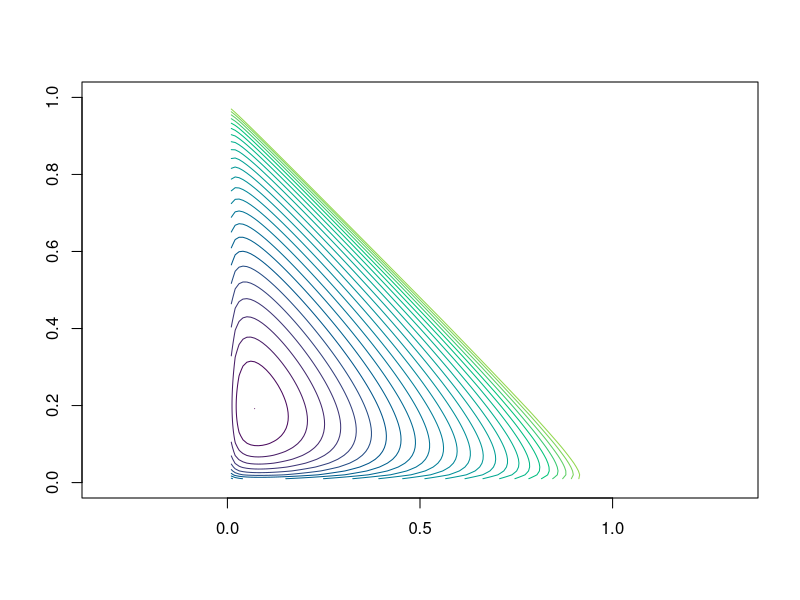
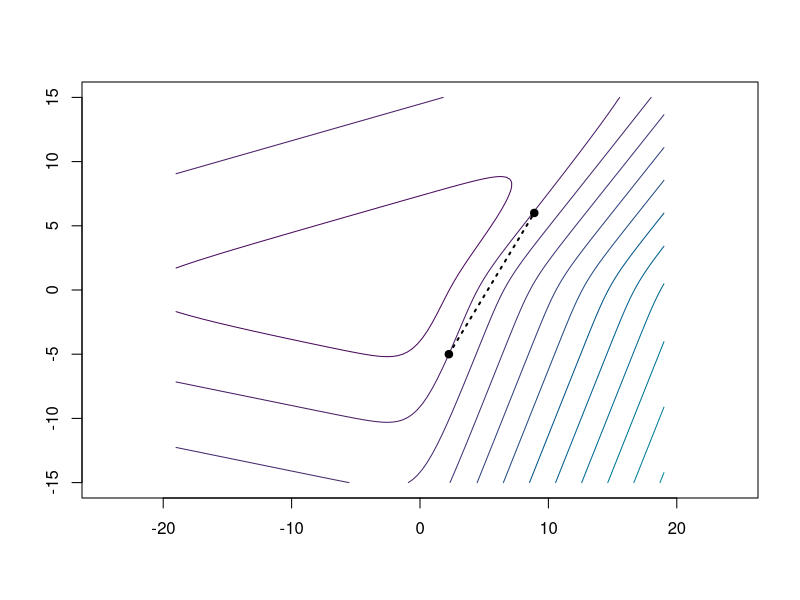
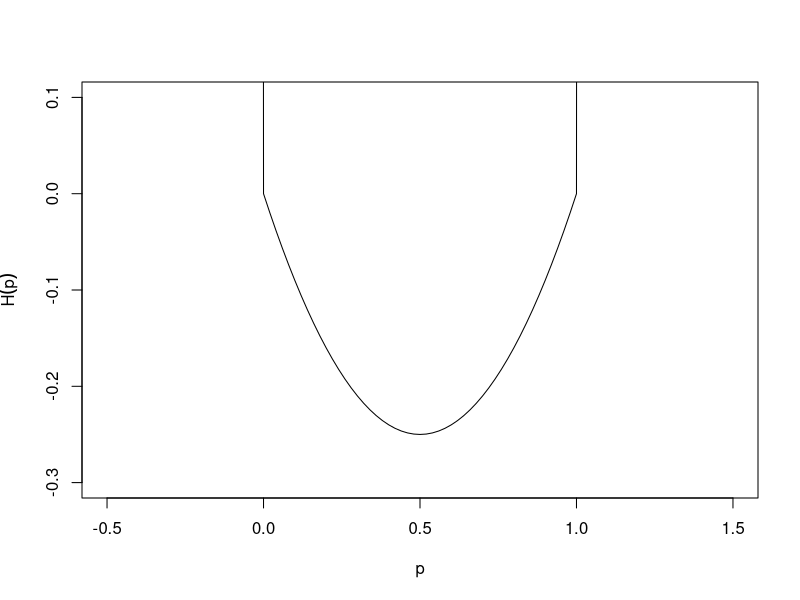

Write R code to recreate these figures, in order. (Note: this script raises an error after producing the figures.)
## ---- chunk 1
#| label: setup
#| include: false

error_hook <- knitr::knit_hooks$get("error")
knitr::knit_hooks$set(
  error = function(x, options) {
    n <- options$linewidth
    if (!is.null(n)) {
      x <- knitr:::split_lines(x)
      if (any(nchar(x) > n)) {
        x <- strwrap(x, width = n)
      }
      x <- paste(x, collapse = "\n\t")
    }
    error_hook(x, options)
  }
)

library(patchwork)

old_options <- options(digits = 4)
## ---- chunk 2
#| label: moth_likelihood2
#| echo: false

M <- function(y, group) as.vector(tapply(y, group, sum))

mult_likelihood <- function(x, group, prob, constraint = function(par) TRUE) {
  function(par) {
    pr <- prob(par)
    if (!constraint(par) || any(pr > 1) || any(pr < 0)) {
      return(Inf)
    }
    -sum(x * log(M(pr, group)))
  }
}

prob <- function(p) {
  p[3] <- 1 - p[1] - p[2]
  c(p[1]^2, 2 * p[1] * p[2], 2 * p[1] * p[3], p[2]^2, 2 * p[2] * p[3], p[3]^2)
}

constraint <- function(par) {
  par[1] <= 1 &&
    par[1] >= 0 &&
    par[2] <= 1 &&
    par[2] >= 0 &&
    1 - par[1] - par[2] >= 0
}

loglik <- mult_likelihood(
  x = c(85, 196, 341),
  group = c(1, 1, 1, 2, 2, 3),
  prob = prob,
  constraint = constraint
)

moth_optim <- optim(c(0.3, 0.3), loglik)
## ---- chunk 3
#| label: likelihood
#| echo: false

neg_loglik_pep <- function(par, x) {
  pC <- par[1]
  pI <- par[2]
  pT <- 1 - pC - pI

  if (pC > 1 || pC < 0 || pI > 1 || pI < 0 || pT < 0) {
    return(Inf)
  }

  p_dar <- pC^2 + 2 * pC * pI + 2 * pC * pT
  p_mot <- pI^2 + 2 * pI * pT
  p_lig <- pT^2

  -(x[1] * log(p_dar) + x[2] * log(p_mot) + x[3] * log(p_lig))
}
## ---- chunk 4
#| label: surface
#| echo: false
#| fig-width: 3.9
#| fig-height: 3.9
#| fig-cap: "Contour plot of the negative log-likelihood for the peppered moths
#|   example."
#| warning: false

n <- 100

pC <- seq(0, 1, length.out = n)
pI <- seq(0, 1, length.out = n)
z <- matrix(NA, n, n)

x <- c(85, 196, 341)

for (i in seq_len(n)) {
  for (j in seq_len(n)) {
    z[i, j] <- neg_loglik_pep(c(pC[i], pI[j]), x)
  }
}
pal <- function(n) hcl.colors(n, "viridis", rev = FALSE)

min_z <- min(z)

levels <- exp(seq(log(min_z), log(3000), length.out = 25))

contour(pC, pI, z, levels = levels, col = pal(30), asp = 1, drawlabels = FALSE)
## ---- chunk 5
#| echo: false
#| warning: false
#| fig-height: 3

other_negloglik <- function(theta, x) {
  theta <- c(theta, 0)

  pC <- exp(theta[1]) / sum(exp(theta))
  pI <- exp(theta[2]) / sum(exp(theta))
  pT <- 1 / sum(exp(theta))

  p_dark <- pC * (pC + 2 * pI + 2 * pT)
  p_mottled <- pI * (pI + 2 * pT)
  p_light <- pT^2

  -(x[1] * log(p_dark) + x[2] * log(p_mottled) + x[3] * log(p_light))
}

n <- 100

theta1 <- seq(-19, 19, length.out = n)
theta2 <- seq(-15, 15, length.out = n)
z <- matrix(NA, n, n)

x <- c(40, 196, 50)

for (i in seq_len(n)) {
  for (j in seq_len(n)) {
    z[i, j] <- other_negloglik(c(theta1[i], theta2[j]), x)
  }
}
pal <- function(n) hcl.colors(n, "viridis", rev = FALSE)

min_z <- min(z)

contour(theta1, theta2, z, col = pal(30), asp = 1, drawlabels = FALSE)
x1 <- c(2.25, 8.9)
x2 <- c(-5, 6)
points(x1, x2, pch = 19)
lines(x1, x2, lty = "dotted", lwd = 2)
## ---- chunk 6
#| echo: false
#| fig-height: 3.4
#| fig-cap: Extended-value extension of a simple function.

p <- seq(-0.5, 1.5, length.out = 101)
f <- function(p) ifelse(p < 0 | p > 1, 10, p * (p - 1))
plot(
  p,
  f(p),
  type = "l",
  ylim = c(-0.3, 0.1),
  xlab = "p",
  ylab = expression(tilde(H)(p))
)
## ---- chunk 7
#| label: likelihood-again
#| ref-label: likelihood
## ---- chunk 8
#| label: optim-ex

obj <- function(x) (x[1] - 1)^2 + (x[2] - 2.5)^2
optim(c(0, 0), obj, method = "BFGS")
## ---- chunk 9
#| label: moth-optim-NM

x <- c(85, 196, 341)
x0 <- c(1 / 3, 1 / 3)
optim(x0, neg_loglik_pep, x = x)
## ---- chunk 10
#| label: moth-error
#| error: true

optim(c(0, 0), neg_loglik_pep, x = x)
## ---- chunk 11
#| echo: false
#| include: false

f <- function(x1, x2) ((x1 - 2)^2 + (x2 - 1)^2)

g <- function(x1, x2) x1 - 1

log_barrier <- function(x1, x2) {
  out <- -(log(-g(x1, x2)))
  out[!is.finite(out)] <- Inf
  out[is.nan(out)] <- Inf
  out
}

x1_grid <- seq(-1.5, 1.2, length.out = 101)
x2_grid <- seq(-0.5, 2.5, length.out = 101)
z1 <- outer(x1_grid, x2_grid, f)
z2 <- outer(x1_grid, x2_grid, log_barrier)

plot_barrier <- function(t) {
  z <- t * z1 + z2
  min_z <- min(z, na.rm = TRUE)
  levels <- exp(seq(log(min_z), log(20 + min_z), length.out = 25))
  cols <- hcl.colors(30, "viridis", rev = FALSE)
  argmin <- which(z == min_z, arr.ind = TRUE)
  contour(
    x1_grid,
    x2_grid,
    z,
    levels = levels,
    drawlabels = FALSE,
    col = cols,
    asp = 1,
    xlab = expression(theta[1]),
    ylab = expression(theta[2])
  )
  abline(v = 1, lty = "dashed", col = "black", lwd = 2)
  points(
    x1_grid[argmin[1, 1]],
    x2_grid[argmin[1, 2]],
    pch = 4,
    col = "darkorange",
    cex = 1.5
  )
  legend(
    "topleft",
    legend = c("Constraint", "Optimum", paste0("t = ", t)),
    col = c("black", "darkorange", NA),
    lty = c("dashed", NA, NA),
    pch = c(NA, 4, NA),
    bg = "white"
  )
}
plot_barrier(0.085)
## ---- chunk 12
#| echo: false
#| fig-cap: "Contour plots of the barrier-penalized objective."
#| fig-height: 3.6
#| fig-width: 3.2

plot_barrier(0.085)
## ---- chunk 13
#| echo: false
#| fig-cap: "Contour plots of the barrier-penalized objective."
#| fig-height: 3.6
#| fig-width: 3.2

plot_barrier(0.1)
## ---- chunk 14
#| echo: false
#| fig-cap: "Contour plots of the barrier-penalized objective."
#| fig-height: 3.6
#| fig-width: 3.2

plot_barrier(0.2)
## ---- chunk 15
#| echo: false
#| fig-cap: "Contour plots of the barrier-penalized objective."
#| fig-height: 3.6
#| fig-width: 3.2

plot_barrier(0.5)
## ---- chunk 16
#| echo: false
#| fig-cap: "Contour plots of the barrier-penalized objective."
#| fig-height: 3.6
#| fig-width: 3.2

plot_barrier(10)
## ---- chunk 17
#| label: constr-optim-ex

A <- rbind(c(1, 0), c(-1, 0), c(0, 1), c(0, -1), c(-1, -1))

b <- c(0, -1, 0, -1, -1)

constrOptim(x0, neg_loglik_pep, NULL, ui = A, ci = b, x = x)$par
## ---- chunk 18
#| label: const-error
#| error: true

constrOptim(c(0.0, 0.3), neg_loglik_pep, NULL, ui = A, ci = b, x = x)
## ---- chunk 19
#| label: moth_cond_exp

old_options <- options(digits = 3)
group <- c(1, 1, 1, 2, 2, 3)
p <- prob(moth_optim$par)
x[group] * p / M(p, group)[group]
options(digits = old_options$digits)
## ---- chunk 20
#| echo: false
#| fig-width: 5
#| fig-height: 3.9
#| fig-cap: "EM algorithm iterations for the two-coin example."

set.seed(1)
N <- 1000
heads <- {
  ind <- sample(c(TRUE, FALSE), N, TRUE)
  rbinom(N, 10, ifelse(ind, 0.8, 0.4))
}
maxit <- 20
theta <- c(0.6, 0.5) # start
theta_hist <- matrix(NA, nrow = maxit, ncol = 2)
colnames(theta_hist) <- c("thetaA", "thetaB")
loglik <- numeric(maxit)

for (t in 1:maxit) {
  # record before update
  theta_hist[t, ] <- theta
  pA <- dbinom(heads, 10, theta[1])
  pB <- dbinom(heads, 10, theta[2])
  mix <- 0.5 * pA + 0.5 * pB
  loglik[t] <- sum(log(mix))
  if (t == maxit) {
    break
  }
  gamma <- pA / (pA + pB) # responsibilities
  theta[1] <- sum(gamma * heads) / (10 * sum(gamma))
  theta[2] <- sum((1 - gamma) * heads) / (10 * sum(1 - gamma))
}

matplot(
  1:maxit,
  theta_hist,
  type = "b",
  pch = 19,
  col = c("blue", "red"),
  lty = 1,
  xlab = "Iteration",
  ylab = expression(theta[n]),
  ylim = c(0, 1)
)
abline(h = c(0.8, 0.4), col = c("blue", "red"), lty = 2)
legend(
  "bottomright",
  legend = c(expression(theta[A * "," * n]), expression(theta[B * "," * n])),
  col = c("blue", "red"),
  lty = c(1, 1),
  pch = c(19, 19)
)
## ---- chunk 21
#| echo: false
#| fig-width: 4
#| fig-height: 3.5
#| fig-cap: "Convergence of the log-likelihood in the two-coin EM example."

plot(
  1:maxit,
  max(loglik) - loglik + 1e-10,
  type = "b",
  pch = 19,
  xlab = "Iteration",
  ylab = expression(max(l) - l),
  log = "y"
)
## ---- chunk 22
#| label: exercise-optim
#| include: false

a <- 2

f <- function(x, a) 0.5 * (x - a)^2

g <- function(x, a) x - a

A <- rbind(1, -1)
b <- c(-1, -1)

constrOptim(c(0.5), f, g, ui = A, ci = b, a = a)
